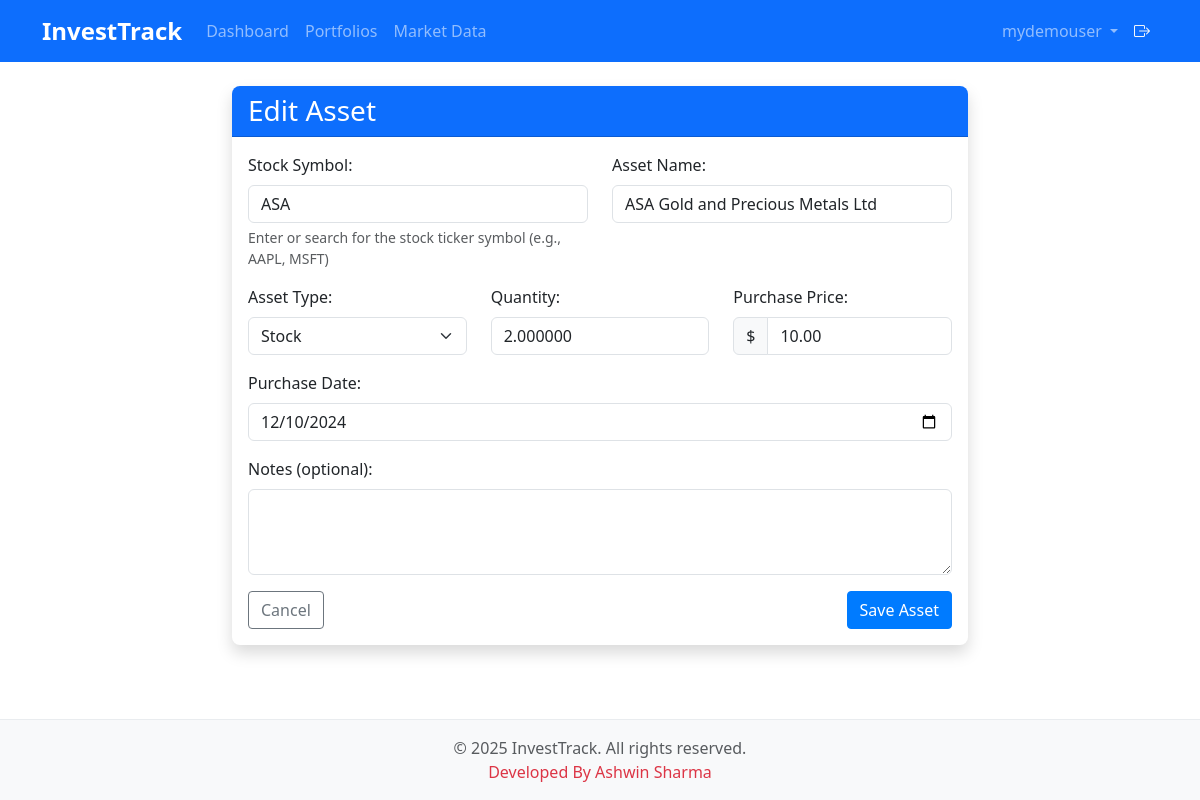
The app's page /portfolio/assets/5/edit/ (signed in) with its own data.
### portfolio/models.py (models this page shows, shortened)
class Asset(models.Model):
    ASSET_TYPES = (
        ('stock', 'Stock'),
        ('etf', 'ETF'),
        ('crypto', 'Cryptocurrency'),
        ('bond', 'Bond'),
        ('other', 'Other'),
    )
    portfolio = models.ForeignKey(Portfolio, on_delete=models.CASCADE, related_name='assets')
    symbol = models.CharField(max_length=10)  # Stock ticker symbol
    name = models.CharField(max_length=100)
    asset_type = models.CharField(max_length=10, choices=ASSET_TYPES, default='stock')
    quantity = models.DecimalField(max_digits=15, decimal_places=6)
    purchase_price = models.DecimalField(max_digits=15, decimal_places=2)  # Per unit
    purchase_date = models.DateField()
    notes = models.TextField(blank=True)
    current_price = models.DecimalField(max_digits=15, decimal_places=2, blank=True, null=True)
    last_updated = models.DateTimeField(blank=True, null=True)
    class Meta:
        ordering = ['-purchase_date']
        unique_together = ['portfolio', 'symbol']

### portfolio/views.py (the view)
# urls.py: path('assets/<int:pk>/edit/', views.asset_edit, name='asset_edit'),
@login_required
def asset_edit(request, pk):
    asset = get_object_or_404(Asset, pk=pk, portfolio__user=request.user)
    if request.method == 'POST':
        form = AssetForm(request.POST, instance=asset)
        if form.is_valid():
            updated_asset = form.save(commit=False)
            if updated_asset.symbol != asset.symbol:
                av_service = AlphaVantageService()
                quote = av_service.get_quote(updated_asset.symbol)
                if quote and 'price' in quote:
                    updated_asset.current_price = quote['price']
                    updated_asset.last_updated = timezone.now()
                else:
                    form.add_error('symbol', 'Unable to verify this stock symbol. Please check and try again.')
                    context = {'form': form, 'asset': asset, 'title': 'Edit Asset'}
                    return render(request, 'portfolio/asset_form.html', context)
            updated_asset.save()
            messages.success(request, f'Asset {updated_asset.name} updated successfully!')
            return redirect('portfolio:asset_detail', pk=updated_asset.pk)
    else:
        form = AssetForm(instance=asset)
    context = {'form': form, 'asset': asset, 'title': 'Edit Asset'}
    return render(request, 'portfolio/asset_form.html', context)

### portfolio/forms.py
class AssetForm(forms.ModelForm):
    class Meta:
        model = Asset
        fields = ['symbol', 'name', 'asset_type', 'quantity', 'purchase_price', 'purchase_date', 'notes']
        widgets = {
            'symbol': forms.TextInput(attrs={'class': 'form-control'}),
            'name': forms.TextInput(attrs={'class': 'form-control'}),
            'asset_type': forms.Select(attrs={'class': 'form-select'}),
            'quantity': forms.NumberInput(attrs={'class': 'form-control'}),
            'purchase_price': forms.NumberInput(attrs={'class': 'form-control'}),
            'purchase_date': forms.DateInput(attrs={'type': 'date', 'class': 'form-control'}),
            'notes': forms.Textarea(attrs={'rows': 3, 'class': 'form-control'}),
        }

### templates/portfolio/asset_form.html (shortened to what this page needs)
{% extends 'base.html' %}
{% load form_tags %}
{% block content %}
<div class="row justify-content-center">
    <div class="col-md-8">
        <div class="card shadow">
            <div class="card-header bg-primary text-white">
                <h3 class="mb-0">{{ title }}</h3>
            </div>
            <div class="card-body">
                <form method="post" novalidate>
                      <div class="row">
                        <div class="col-md-6 mb-3">                            <label for="{{ form.symbol.id_for_label }}" class="form-label">Stock Symbol:</label>
                            <div class="symbol-search-container">
                                <input type="text" id="symbol-search" class="form-control" placeholder="Search by company name or symbol...">
                            </div>
                            <div class="form-text">Enter or search for the stock ticker symbol (e.g., AAPL, MSFT)</div>
                        </div>
                        <div class="col-md-6 mb-3">
                            <label for="{{ form.name.id_for_label }}" class="form-label">Asset Name:</label>
                            {{ form.name }}
                        </div>
                    </div>
                    <div class="row">
                        <div class="col-md-4 mb-3">
                            <label for="{{ form.asset_type.id_for_label }}" class="form-label">Asset Type:</label>
                            {{ form.asset_type }}
                        </div>
                        <div class="col-md-4 mb-3">
                            <label for="{{ form.quantity.id_for_label }}" class="form-label">Quantity:</label>
                            {{ form.quantity }}
                        </div>
                        <div class="col-md-4 mb-3">
                            <label for="{{ form.purchase_price.id_for_label }}" class="form-label">Purchase Price:</label>
                            <div class="input-group">
                                <span class="input-group-text">$</span>
                                {{ form.purchase_price }}
                            </div>
                        </div>
                    </div>
                    <div class="mb-3">
                        <label for="{{ form.purchase_date.id_for_label }}" class="form-label">Purchase Date:</label>
                        {{ form.purchase_date }}
                    </div>
                    <div class="mb-3">
                        <label for="{{ form.notes.id_for_label }}" class="form-label">Notes (optional):</label>
                        {{ form.notes }}
                    </div>
                    <div class="d-flex justify-content-between">
                        {% if portfolio %}
                        <a href="{% url 'portfolio:portfolio_detail' pk=portfolio.pk %}" class="btn btn-outline-secondary">Cancel</a>
                        {% elif asset %}
                        <a href="{% url 'portfolio:asset_detail' pk=asset.pk %}" class="btn btn-outline-secondary">Cancel</a>
                        {% else %}
                        <a href="{% url 'portfolio:portfolio_list' %}" class="btn btn-outline-secondary">Cancel</a>
                        {% endif %}
                        <button type="submit" class="btn btn-primary">Save Asset</button>                    </div>
                </form>
            </div>
        </div>
    </div>
</div>
{% endblock %}

### templates/base.html (shortened to what this page needs)
{% load static %}
<!DOCTYPE html>
<html lang="en">
<head>
    <link href="https://cdn.jsdelivr.net/npm/bootstrap@5.3.2/dist/css/bootstrap.min.css" rel="stylesheet">
    <link rel="stylesheet" href="https://cdn.jsdelivr.net/npm/bootstrap-icons@1.11.1/font/bootstrap-icons.css">
    <link rel="stylesheet" href="{% static 'css/styles.css' %}">
    <link rel="stylesheet" href="{% static 'css/custom.css' %}">
</head>
<body>
    <nav class="navbar navbar-expand-lg navbar-dark bg-primary">
        <div class="container">
            <a class="navbar-brand" href="{% url 'home' %}">InvestTrack</a>
            <div class="collapse navbar-collapse" id="navbarNav">
                <ul class="navbar-nav me-auto">
                    {% if user.is_authenticated %}
                    <li class="nav-item">
                        <a class="nav-link" href="{% url 'portfolio:dashboard' %}">Dashboard</a>
                    </li>
                    <li class="nav-item">
                        <a class="nav-link" href="{% url 'portfolio:portfolio_list' %}">Portfolios</a>
                    </li>
                    <li class="nav-item">
                        <a class="nav-link" href="{% url 'portfolio:market_data' %}">Market Data</a>
                    </li>
                    {% endif %}
                </ul>                <ul class="navbar-nav">
                    {% if user.is_authenticated %}
                    <li class="nav-item dropdown">
                        <a class="nav-link dropdown-toggle" href="#" id="navbarDropdown" role="button" data-bs-toggle="dropdown" aria-expanded="false">
                            {{ user.username }}
                        </a>
                    </li>
                    <li class="nav-item">
                        <a class="nav-link text-light" href="{% url 'logout_confirm' %}" title="Logout">
                            <i class="bi bi-box-arrow-right"></i>
                        </a>
                    </li>
                    {% endif %}
                </ul>
            </div>
        </div>
    </nav>
    <div class="container my-4">
        {% block content %}{% endblock %}
    </div>
    <footer class="footer mt-auto py-3 bg-light">
        <div class="container text-center">
            <span class="text-muted">© {% now "Y" %} InvestTrack. All rights reserved.</span>
        </div>
        <div class="container text-center">
            <span class="text-danger">Developed By Ashwin Sharma</span>
        </div>
    </footer>
</body>
</html>

### static/css/styles.css (style rules this page uses)
body { min-height: 100vh; display: flex; flex-direction: column; }
.footer { margin-top: auto; }
.card { border-radius: 0.5rem; border: none; box-shadow: 0 0.125rem 0.25rem rgba(0, 0, 0, 0.075); }
.card-header { border-top-left-radius: 0.5rem !important; border-top-right-radius: 0.5rem !important; }
.btn { transition: all 0.3s; border-radius: 0.25rem; }

### static/css/custom.css (style rules this page uses)
.card { transition: all 0.3s ease; }
.btn { border-radius: 0.25rem; transition: all 0.2s ease; }
.btn-primary { background-color: #007bff; border-color: #007bff; }
.navbar-brand { font-weight: bold; font-size: 1.5rem; }
.footer { padding: 1.5rem 0; color: #6c757d; background-color: #f8f9fa; border-top: 1px solid #e9ecef; }

### templates/portfolio/asset_form.html (style rules this page uses)
.symbol-search-container { position: relative; }

### records on screen
Asset: name "ASA Gold and Precious Metals Ltd", asset_type "Stock", quantity "2.000000", purchase_price "10.00", purchase_date "12/10/2024"

### other values on screen
{{ user.username }} "mydemouser"
{{ title }} "Edit Asset"
